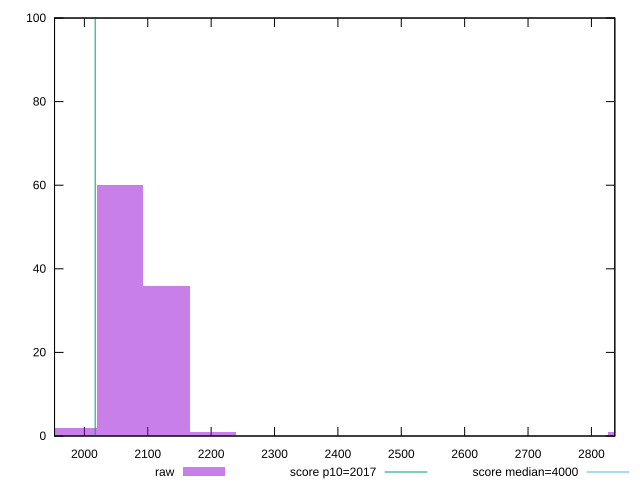

Write gnuplot code to recreate this figure.
reset

$raw <<EOF
2863.667063692879 1
2055.966097010272 60
1982.5387364027622 2
2129.3934576177817 36
2202.8208182252915 1
EOF

set key outside below
set boxwidth 73.42736060750971
set xrange [1952.8999999999987:2836.9359999999965]
set yrange [0:100]
set trange [0:100]
set style fill transparent solid 0.5 noborder

set parametric
set terminal svg size 640, 490 enhanced background rgb 'white'
set output "reports/report_00033_2021-03-01T14-23-16.841Z/mainthread-work-breakdown/samples/astro/raw/histogram.svg"

plot $raw title "raw" with boxes, \
     2017,t title "score p10=2017", \
     4000,t title "score median=4000"

reset
